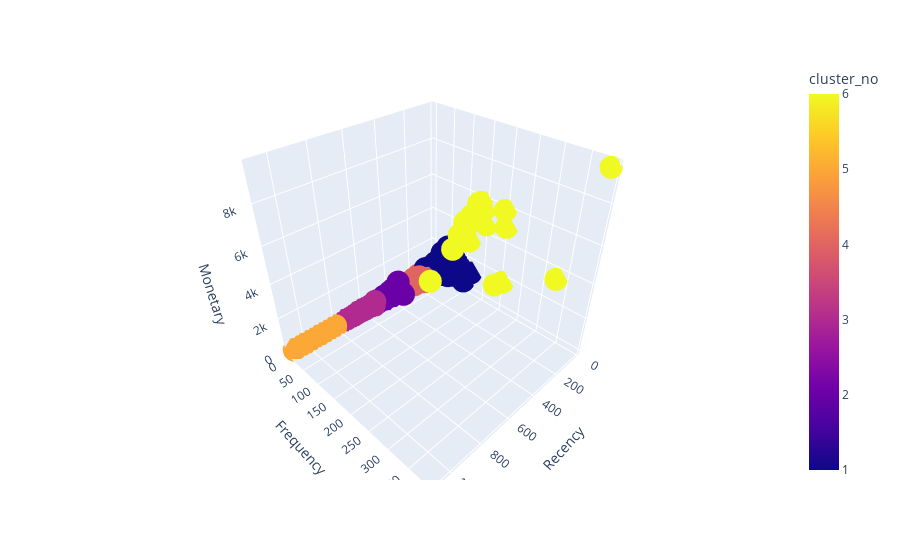

Write notebook code for a chart like this one.
### Code cell
fig = px.scatter_3d(c_ndf, x=c_ndf["Recency"], y=c_ndf["Frequency"], z=c_ndf["Monetary"], color=c_ndf["cluster_no"])
fig.show()

### Figure 1 — Plotly figure (JSON) as saved in the notebook; plotly's stock layout.template omitted (floating-point values rounded to 4 significant figures; data arrays with more than 128 entries replaced by an {"elided": "..."} marker saying what was removed)
{"data": [{"hovertemplate": "Recency=%{x}<br>Frequency=%{y}<br>Monetary=%{z}<br>cluster_no=%{marker.color}<extra></extra>", "legendgroup": "", "marker": {"color": {"elided": "5860 int values"}, "coloraxis": "coloraxis", "symbol": "circle"}, "mode": "markers", "name": "", "scene": "scene", "showlegend": false, "type": "scatter3d", "x": {"elided": "5860 int values"}, "y": {"elided": "5860 int values"}, "z": {"elided": "5860 float values"}}], "layout": {"coloraxis": {"colorbar": {"title": {"text": "cluster_no"}}, "colorscale": [[0, "#0d0887"], [0.1111, "#46039f"], [0.2222, "#7201a8"], [0.3333, "#9c179e"], [0.4444, "#bd3786"], [0.5556, "#d8576b"], [0.6667, "#ed7953"], [0.7778, "#fb9f3a"], [0.8889, "#fdca26"], [1, "#f0f921"]]}, "legend": {"tracegroupgap": 0}, "margin": {"t": 60}, "scene": {"domain": {"x": [0, 1], "y": [0, 1]}, "xaxis": {"title": {"text": "Recency"}}, "yaxis": {"title": {"text": "Frequency"}}, "zaxis": {"title": {"text": "Monetary"}}}}}
